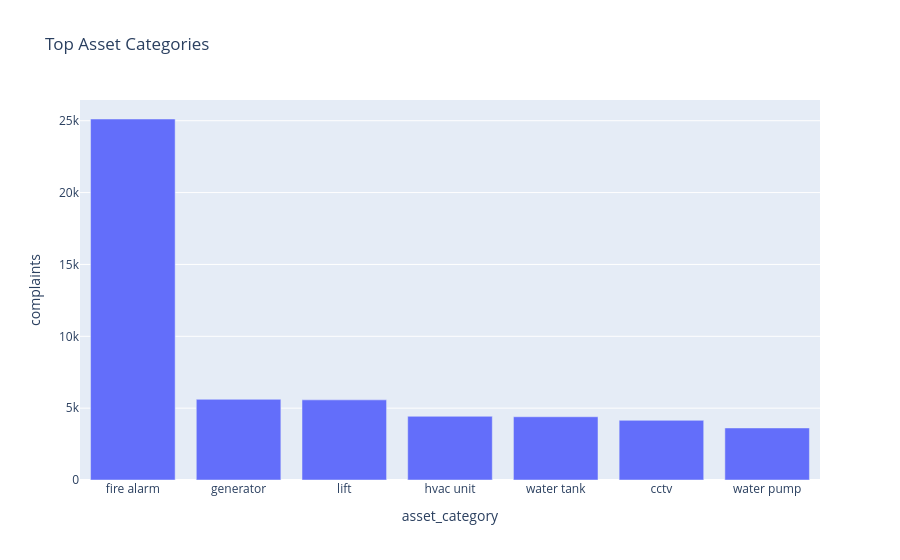

Write notebook code for a chart like this one.
### Code cell
fig = px.bar(

    asset_df,

    x="asset_category",

    y="complaints",

    title="Top Asset Categories"
)

fig.show()

### Figure 1 — Plotly figure (JSON) as saved in the notebook; plotly's stock layout.template omitted (floating-point values rounded to 4 significant figures)
{"data": [{"hovertemplate": "asset_category=%{x}<br>complaints=%{y}<extra></extra>", "legendgroup": "", "marker": {"color": "#636efa", "pattern": {"shape": ""}}, "name": "", "orientation": "v", "showlegend": false, "textposition": "auto", "type": "bar", "x": ["fire alarm", "generator", "lift", "hvac unit", "water tank", "cctv", "water pump"], "xaxis": "x", "y": [25121, 5614, 5577, 4433, 4401, 4152, 3622], "yaxis": "y"}], "layout": {"barmode": "relative", "legend": {"tracegroupgap": 0}, "title": {"text": "Top Asset Categories"}, "xaxis": {"anchor": "y", "domain": [0, 1], "title": {"text": "asset_category"}}, "yaxis": {"anchor": "x", "domain": [0, 1], "title": {"text": "complaints"}}}}
